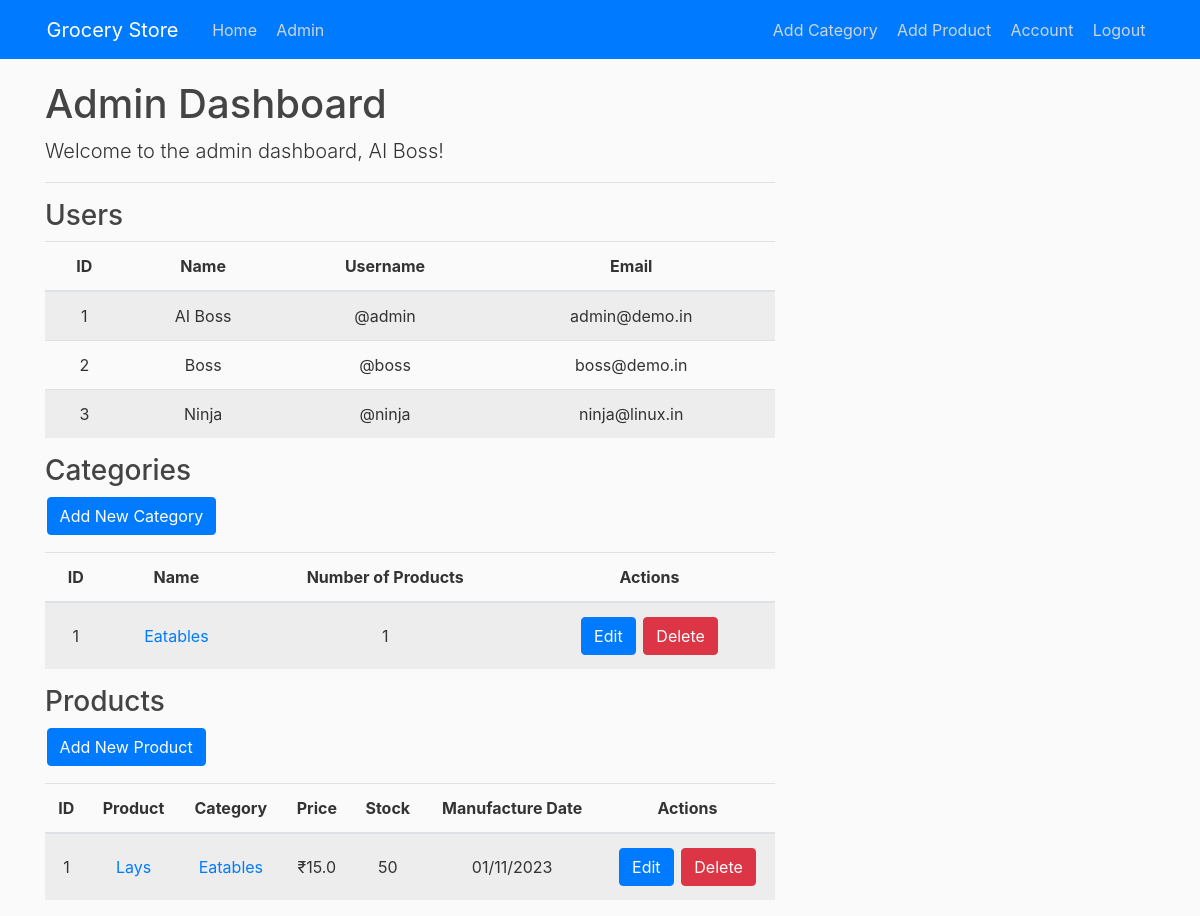
Page /admin (signed in) on the earlier database version.
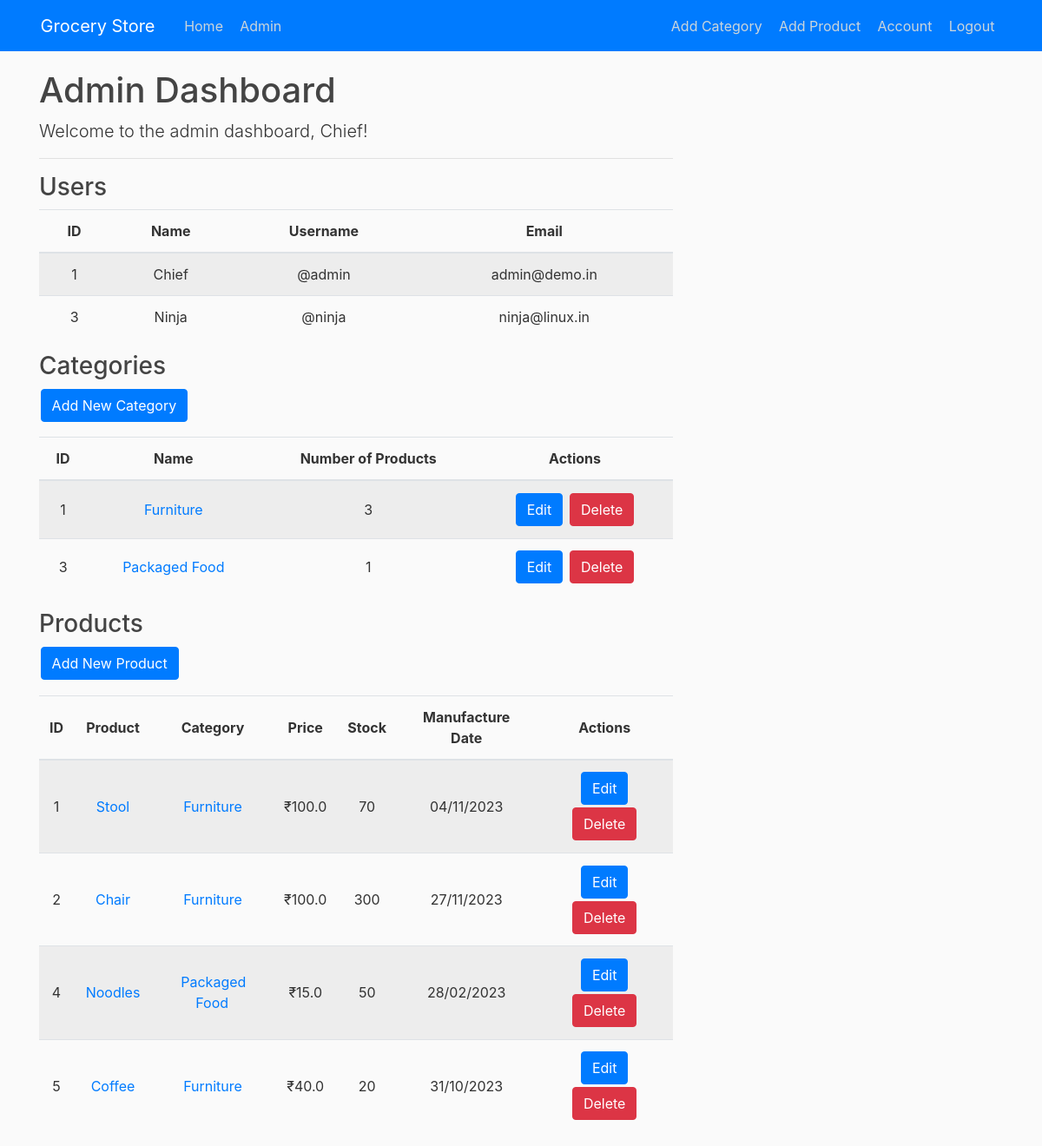
Same page on the later database version.
### grocerystore/models.py (models this page shows)
class User(db.Model, UserMixin):
    id = db.Column(db.Integer, primary_key=True)
    name = db.Column(db.String(32), nullable=False)
    username = db.Column(db.String(16), unique=True, nullable=False)
    email = db.Column(db.String(64), unique=True, nullable=False)
    is_admin = db.Column(db.Boolean, nullable=False, default=False)
    password = db.Column(db.String(256), nullable=False)

class Category(db.Model):
    id = db.Column(db.Integer, primary_key=True)
    name = db.Column(db.String(64), nullable=False)
    products = db.relationship('Product', backref='category', lazy=True)

class Product(db.Model):
    id = db.Column(db.Integer, primary_key=True)
    name = db.Column(db.String(64), nullable=False)
    price = db.Column(db.Float, nullable=False)
    category_id = db.Column(db.Integer, db.ForeignKey('category.id'), nullable=False)
    quantity = db.Column(db.Integer, nullable=False)
    manufacture_date = db.Column(db.Date, nullable=False)

### grocerystore/routes.py (the view)
@app.route('/admin')
@login_required
@admin_required
def admin():
    users = User.query.all()
    products = Product.query.all()
    categories = Category.query.all()
    return render_template('admin.html', users=users, products=products, categories=categories, title='Admin Dashboard')

### grocerystore/models.py (called while the page is built)
@login_manager.user_loader
def load_user(user_id):
    return User.query.get(int(user_id))

### grocerystore/routes.py (called while the page is built)
def admin_required(f):
    @wraps(f)
    def decorated_function(*args, **kwargs):
        if not current_user.is_admin:
            flash('You are not authorized to view this page.', 'danger')
            return redirect(url_for('home'))
        return f(*args, **kwargs)
    return decorated_function

### grocerystore/templates/admin.html (shortened to what this page needs)
{% extends "layout.html" %}
{% block content %}
    <h1>Admin Dashboard</h1>
    <p class="lead">Welcome to the admin dashboard, {{ current_user.name }}!</p>
    <hr>
    <div>
      <h3>Users</h3>
      <table class="table table-striped">
          <thead>
              <tr>
                  <th>ID</th>
                  <th>Name</th>
                  <th>Username</th>
                  <th>Email</th>
              </tr>
          </thead>
          <tbody>
              {% for user in users %}
                  <tr>
                      <td>{{ user.id }}</td>
                      <td>{{ user.name }}</td>
                      <td>@{{ user.username }}</td>
                      <td>{{ user.email }}</td>
                  </tr>
              {% else %}
                  <tr>
                      <td colspan="4">No users found.</td>
                  </tr>
              {% endfor %}
          </tbody>
      </table>
    </div>
    <div>
      <h3>Categories</h3>
      <p>
          <a href="{{ url_for('new_category') }}" class="btn btn-primary">Add New Category</a>
      </p>
      <table class="table table-striped">
          <thead>
              <tr>
                  <th>ID</th>
                  <th>Name</th>
                  <th>Number of Products</th>
                  <th>Actions</th>
              </tr>
          </thead>
          <tbody>
              {% for category in categories %}
                  <tr>
                    <td>{{ category.id }}</td>
                    <td>
                      <a href="{{ url_for('view_category', category_id=category.id) }}">{{ category.name }}</a>
                      </td>
                    <td>{{ category.products | length }}</td>
                    <td>
                      <a class="btn btn-primary" href="{{ url_for('update_category', category_id=category.id) }}">Edit</a>
                      <a class="btn btn-danger" href="{{ url_for('delete_category', category_id=category.id) }}">Delete</a>
                      </td>
                  </tr>
              {% else %}
                  <tr>
                    <td colspan="7">No categories found.</td>
                  </tr>
              {% endfor %}
          </tbody>
      </table>
    </div>
    <div>
      <h3>Products</h3>
      <p>
          <a href="{{ url_for('new_product') }}" class="btn btn-primary">Add New Product</a>
      </p>
      <table class="table table-striped">
          <thead>
              <tr>
                  <th>ID</th>
                  <th>Product</th>
                  <th>Category</th>
                  <th>Price</th>
                  <th>Stock</th>
                  <th>Manufacture Date</th>
                  <th>Actions</th>
              </tr>
          </thead>
          <tbody>
              {% for product in products %}
                  <tr>
                      <td>{{ product.id }}</td>
                    <td>
                        <a href="{{ url_for('view_product', product_id=product.id) }}">{{ product.name }}</a>
                    </td>
                    <td>
                        <a href="{{ url_for('view_category', category_id=product.category.id) }}">{{ product.category.name }}</a>
                    </td>
                    <td>&#8377;{{ product.price }}</td>
                    <td>{{ product.quantity }}</td>
                    <td>{{ product.manufacture_date.strftime('%d/%m/%Y') }}</td>
                    <td>
                      <a class="btn btn-primary" href="{{ url_for('update_product', product_id=product.id) }}">Edit</a>
                      <a class="btn btn-danger" href="{{ url_for('delete_product', product_id=product.id) }}">Delete</a>
                    </td>
                  </tr>
              {% else %}
                  <tr>
                      <td colspan="7">No products found.</td>
                  </tr>
              {% endfor %}
          </tbody>
      </table>
    </div>
{% endblock content %}

Differences in the rows shown:
removed User: id "2", name "Boss", username "boss", email "boss@demo.in"
changed User "admin": name "AI Boss" → "Chief"
changed Category id 1: name "Eatables" → "Furniture"; products|length "1" → "3"
added Category: id "3", name "Packaged Food", products|length "1"
changed Product id 1: name "Lays" → "Stool"; category.name "Eatables" → "Furniture"; price "15.0" → "100.0"; quantity "50" → "70"; manufacture_date "01/11/2023" → "04/11/2023"
added Product: id "2", name "Chair", category.name "Furniture", price "100.0", quantity "300", manufacture_date "27/11/2023"
added Product: id "4", name "Noodles", category.name "Packaged Food", price "15.0", quantity "50", manufacture_date "28/02/2023"
added Product: id "5", name "Coffee", category.name "Furniture", price "40.0", quantity "20", manufacture_date "31/10/2023"
